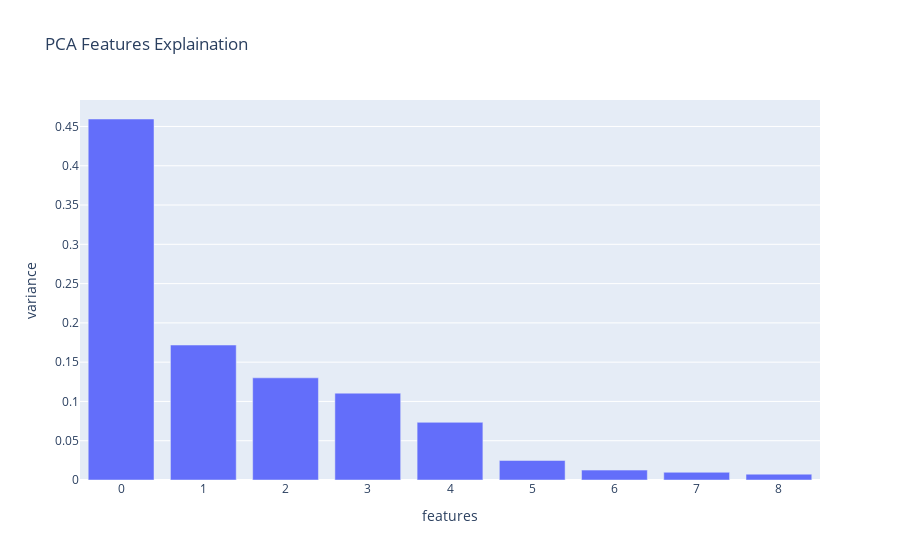
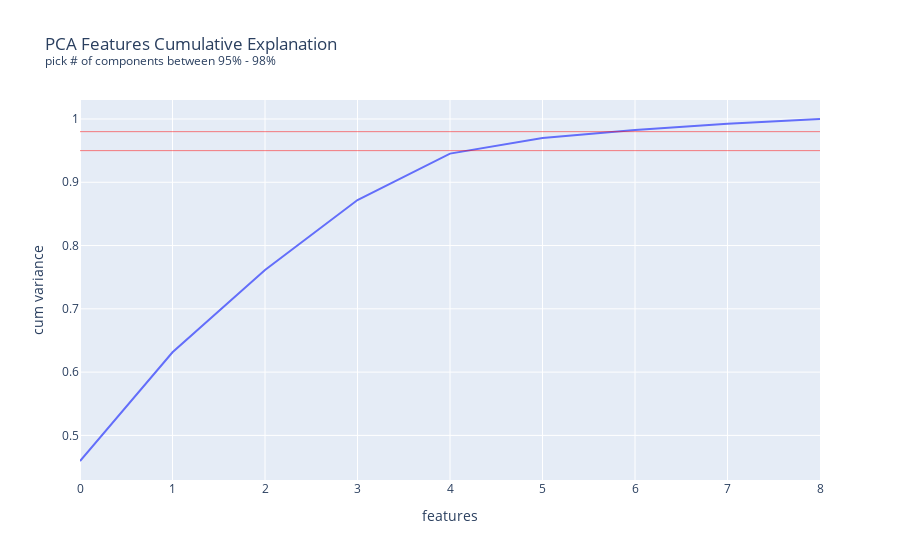

Notebook code cell kept with these figures, in order:
### Code cell
## plot to show how much the component explained
fig = px.bar(x=range(pca.n_components_), y=pca.explained_variance_ratio_, title='PCA Features Explaination')
fig.update_xaxes(title_text='features')
fig.update_yaxes(title_text='variance')

fig.show()

## cumulative explanation
fig = px.line(x=range(pca.n_components_), y=np.cumsum(pca.explained_variance_ratio_), title='PCA Features Cumulative Explanation <sup><br>pick # of components between 95% - 98%</sup>')
fig.update_xaxes(title_text='features')
fig.update_yaxes(title_text='cum variance')
fig.add_hline(y=0.95, line_color='red', line_width=0.5)
fig.add_hline(y=0.98, line_color='red', line_width=0.5)

fig.show()

### Figure 1 — Plotly figure (JSON) as saved in the notebook; plotly's stock layout.template omitted (floating-point values rounded to 4 significant figures)
{"data": [{"alignmentgroup": "True", "hovertemplate": "x=%{x}<br>y=%{y}<extra></extra>", "legendgroup": "", "marker": {"color": "#636efa", "pattern": {"shape": ""}}, "name": "", "offsetgroup": "", "orientation": "v", "showlegend": false, "textposition": "auto", "type": "bar", "x": [0, 1, 2, 3, 4, 5, 6, 7, 8], "xaxis": "x", "y": [0.4595, 0.1718, 0.13, 0.1105, 0.0734, 0.02484, 0.0126, 0.009813, 0.007431], "yaxis": "y"}], "layout": {"barmode": "relative", "legend": {"tracegroupgap": 0}, "title": {"text": "PCA Features Explaination"}, "xaxis": {"anchor": "y", "domain": [0, 1], "title": {"text": "features"}}, "yaxis": {"anchor": "x", "domain": [0, 1], "title": {"text": "variance"}}}}

### Figure 2 — Plotly figure (JSON) as saved in the notebook; plotly's stock layout.template omitted (floating-point values rounded to 4 significant figures)
{"data": [{"hovertemplate": "x=%{x}<br>y=%{y}<extra></extra>", "legendgroup": "", "line": {"color": "#636efa", "dash": "solid"}, "marker": {"symbol": "circle"}, "mode": "lines", "name": "", "orientation": "v", "showlegend": false, "type": "scatter", "x": [0, 1, 2, 3, 4, 5, 6, 7, 8], "xaxis": "x", "y": [0.4595, 0.6313, 0.7614, 0.8719, 0.9453, 0.9702, 0.9828, 0.9926, 1.0], "yaxis": "y"}], "layout": {"legend": {"tracegroupgap": 0}, "shapes": [{"line": {"color": "red", "width": 0.5}, "type": "line", "x0": 0, "x1": 1, "xref": "x domain", "y0": 0.95, "y1": 0.95, "yref": "y"}, {"line": {"color": "red", "width": 0.5}, "type": "line", "x0": 0, "x1": 1, "xref": "x domain", "y0": 0.98, "y1": 0.98, "yref": "y"}], "title": {"text": "PCA Features Cumulative Explanation <sup><br>pick # of components between 95% - 98%</sup>"}, "xaxis": {"anchor": "y", "domain": [0, 1], "title": {"text": "features"}}, "yaxis": {"anchor": "x", "domain": [0, 1], "title": {"text": "cum variance"}}}}
